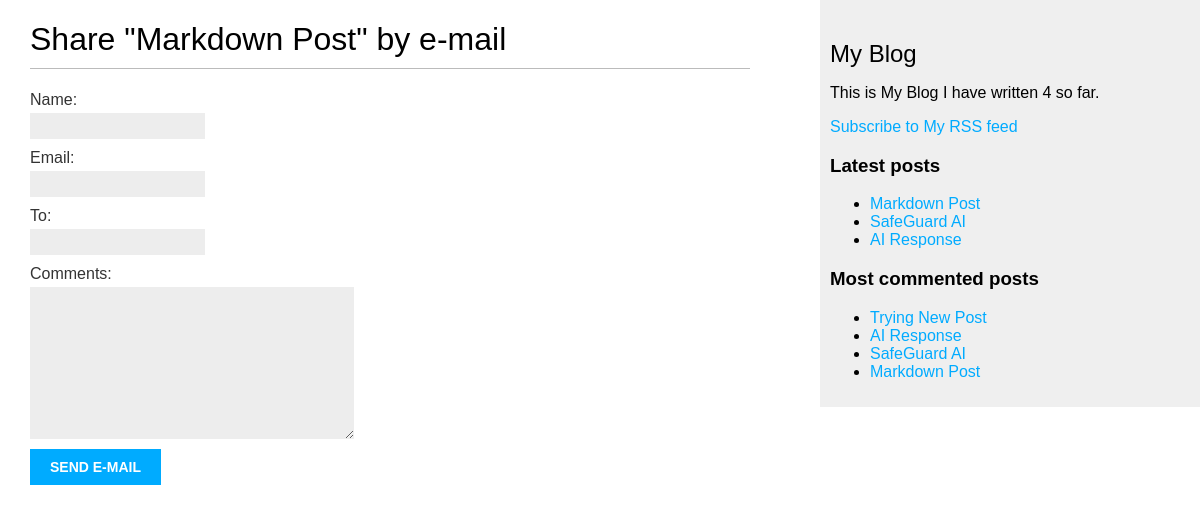
Screenshot of /djblog/7/share/ with the database file from the repository.
### djblog/models.py (models this page shows, shortened)
class Post(models.Model):
    class Status(models.TextChoices):
        DRAFT = 'DF', 'Draft'
        PUBLISHED = 'PB', 'Published'
    title = models.CharField(max_length=250)
    slug = models.SlugField(
        max_length=250,
        unique_for_date = 'publish'
        )
    author = models.ForeignKey(
        settings.AUTH_USER_MODEL,
        on_delete=models.CASCADE ,
        related_name="djblog_posts"
    )
    body = models.TextField()
    publish = models.DateTimeField(default=timezone.now)
    created = models.DateTimeField(auto_now_add=True)
    updated = models.DateTimeField(auto_now=True)
    status = models.CharField(
        max_length=2,
        choices=Status.choices,
        default=Status.PUBLISHED
    )
    objects = models.Manager() #default
    published = PublishedManager() # custom manager
    class Meta:
        ordering = ['-publish']
        indexes = [
            models.Index(fields=['-publish'])
        ]
    def get_absolute_url(self):
        return reverse(
            'djblog:post_detail',
            args = [
                self.publish.year,
                self.publish.month,
                self.publish.day,
                self.slug
            ]
        )
    tags = TaggableManager()

### djblog/views.py (the view)
def post_share(request, post_id):
    post = get_object_or_404(
    Post,
    id=post_id,
    status=Post.Status.PUBLISHED
    )
    sent = False
    if request.method == 'POST':
        form = EmailPostForm(request.POST)
        if form.is_valid():
            cd = form.cleaned_data
            post_url = request.build_absolute_uri(
            post.get_absolute_url()
            )
            subject = (
            f"{cd['name']} ({cd['email']}) "
            f"recommends you read {post.title}"
            )
            message = (
            f"Read {post.title} at {post_url}\n\n"
            f"{cd['name']}\'s comments: {cd['comments']}"
            )
            try:
                send_mail(
                subject=subject,
                message=message,
                from_email=None,
                recipient_list=[cd['to']]
                )
            except BadHeaderError:
                return HttpResponse('Invalid header found.')
            except Exception as e:
                return HttpResponse(f'Error sending email: {str(e)}')
            sent = True
    else:
        form = EmailPostForm()
    return render(
    request,
    'post/share.html',
    {
    'post': post,
    'form': form,
    'sent': sent
    }
    )

### djblog/forms.py
class EmailPostForm(forms.Form):
    name = forms.CharField(max_length=25)
    email = forms.EmailField()
    to = forms.EmailField()
    comments = forms.CharField(
    required=False,
    widget=forms.Textarea
    )

### djblog/models.py (called while the page is built)
    def get_queryset(self):
        return (
            super().get_queryset().filter(status = Post.Status.PUBLISHED)
        )

### djblog/templatetags/blog_tags.py (called while the page is built)
@register.simple_tag
def total_posts():
    return Post.published.count()

@register.inclusion_tag('post/latest_posts.html')
def show_latest_posts(count = 5):
    latest_posts = Post.published.order_by('-publish')[:count]
    return {
        'latest_posts': latest_posts
    }

@register.simple_tag
def get_most_commented_posts(count = 5):
    return Post.published.annotate(
        total_comments = Count('comments')
    ).order_by('-total_comments')[:count]

### djblog/templates/post/share.html (shortened to what this page needs)
{% extends "djblog/base.html" %}
{% block content %}
{% if sent %}
<h1>Email Successful sent.</h1>
<p>
    "{{ post.title }}" was Successfully sent to {{ form.cleaned_data.to }}
</p>
{% else %}
<h1>Share "{{ post.title }}" by e-mail</h1>
<form method="post">
    {{ form.as_p }}
    <input type="submit" value="Send e-mail">
</form>
{% endif %}
{% endblock %}

### djblog/templates/djblog/base.html (shortened to what this page needs)
{% load blog_tags %}
{% load static %}
<!DOCTYPE html>
<html lang="en">
<head>
    <link href="{% static 'css/djblog.css' %}" rel="stylesheet">
</head>
<body>
    <div id="content">
        {% block content %}
        {% endblock %}
    </div>
    <div id="sidebar">
        <h2>My Blog</h2>
        <p>
            This is My Blog
            I have written {% total_posts %} so far.
        </p>
        <p>
            <a href="{% url 'djblog:post_feed' %}">
            Subscribe to My RSS feed
            </a>
        </p>
        <h3>Latest posts</h3>
        {% show_latest_posts 3 %}
        <h3>Most commented posts</h3>
        {% get_most_commented_posts as most_commented_posts %}
        <ul>
            {% for post in most_commented_posts %}
            <li>
                <a href="{{ post.get_absolute_url }}">{{ post.title }}</a>
            </li>
            {% endfor %}
        </ul>
    </div>
</body>
</html>

### djblog/templates/post/latest_posts.html
<ul>
    {% for post in latest_posts %}
    <li>
        <a href="{{ post.get_absolute_url }}">{{ post.title }}</a>
    </li>
    {% endfor %}
</ul>

### djblog/static/css/djblog.css (style rules this page uses)
body { margin:0; padding:0; font-family:helvetica, sans-serif; }
a { color:#00abff; text-decoration:none; }
h1 { font-weight:normal; border-bottom:1px solid #bbb; padding:0 0 10px 0; }
h2 { font-weight:normal; margin:30px 0 0; }
#content { float:left; width:60%; padding:0 0 0 30px; }
#sidebar { float:right; width:30%; padding:10px; background:#efefef; height:100%; }
label { float:left; clear:both; color:#333; margin-bottom:4px; }
input, textarea { clear:both; float:left; margin:0 0 10px; background:#ededed; border:0; padding:6px 10px; font-size:12px; }
input[type=submit] { font-weight:bold; background:#00abff; color:#fff; padding:10px 20px; font-size:14px; text-transform:uppercase; }

### rows the page displays
Post: title "Markdown Post"
Post: title "SafeGuard AI"
Post: title "AI Response"
Post: title "Trying New Post"
